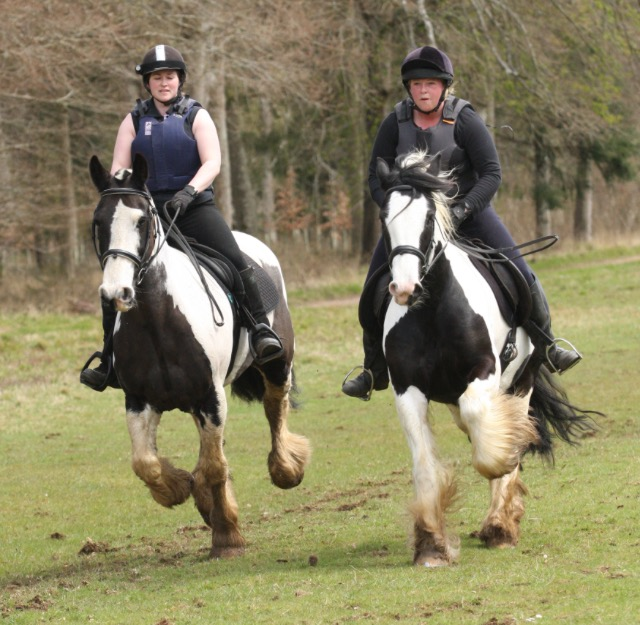
#> input picture assets/Fun Ride.jpg, 640 x 625 px
$ python tutorial_1.py
#> lines starting #> are read from the running program, lines starting #| are printed output that depends on the picture
# OpenCV
# Open Source Computer Vision

# Tech With Tim: OpenCV Python Tutorial #1 - Introduction & Images
# https://www.youtube.com/watch?v=qCR2Weh64h4&list=PLzMcBGfZo4-lUA8uGjeXhBUUzPYc6vZRn&index=1

import cv2


# ImreadModes
# https://docs.opencv.org/4.5.3/d8/d6a/group__imgcodecs__flags.html#ga61d9b0126a3e57d9277ac48327799c80
# Enumerations
# cv::ImreadModes {
#   cv::IMREAD_UNCHANGED = -1,
#   cv::IMREAD_GRAYSCALE = 0,
#   cv::IMREAD_COLOR = 1,
#   cv::IMREAD_ANYDEPTH = 2,
#   cv::IMREAD_ANYCOLOR = 4,
#   cv::IMREAD_LOAD_GDAL = 8,
#   cv::IMREAD_REDUCED_GRAYSCALE_2 = 16,
#   cv::IMREAD_REDUCED_COLOR_2 = 17,
#   cv::IMREAD_REDUCED_GRAYSCALE_4 = 32,
#   cv::IMREAD_REDUCED_COLOR_4 = 33,
#   cv::IMREAD_REDUCED_GRAYSCALE_8 = 64,
#   cv::IMREAD_REDUCED_COLOR_8 = 65,
#   cv::IMREAD_IGNORE_ORIENTATION = 128
# }
#
# IMREAD_UNCHANGED
#   If set, return the loaded image as is (with alpha channel, otherwise it gets cropped). Ignore EXIF orientation.
# IMREAD_GRAYSCALE
#   If set, always convert image to the single channel grayscale image (codec internal conversion).
# IMREAD_COLOR (Default)
#   If set, always convert image to the 3 channel BGR color image.
# img = cv2.imread("assets/Fun Ride.jpg", cv2.IMREAD_COLOR)
img = cv2.imread("assets/Fun Ride.jpg", cv2.IMREAD_GRAYSCALE)
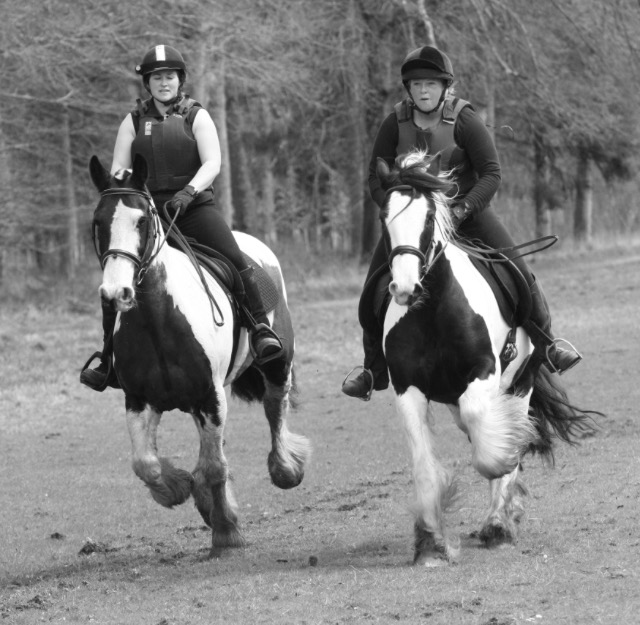
#> img: shape (625, 640); min 9, max 255, mean 126.9
# img = cv2.imread("assets/Fun Ride.jpg", cv2.IMREAD_UNCHANGED)
cv2.imshow('Image', img)  # Display the image in a window titled Image

img_resized = cv2.resize(img, (400, 400))  # 400x400 pixels
cv2.imshow('Image Resized', img_resized)

img_resized_2 = cv2.resize(img, (0, 0), fx=0.5, fy=0.5)  # half scale
cv2.imshow('Image Resized 2', img_resized_2)

img_rotated_cw = cv2.rotate(img, cv2.ROTATE_90_CLOCKWISE)  # or cv2.cv2.ROTATE_90_CLOCKWISE
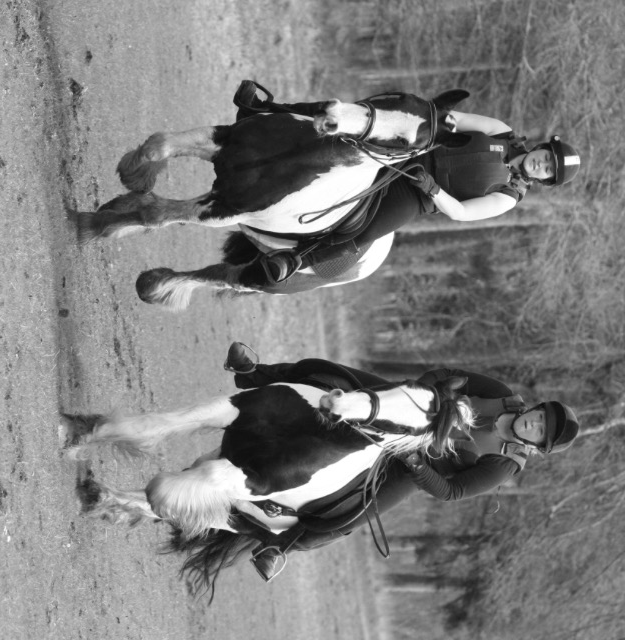
#> img_rotated_cw: shape (640, 625); min 9, max 255, mean 126.9
cv2.imshow('Image Rotate CW', img_rotated_cw)

cv2.imwrite("assets/Fun Ride Grayscale Rotated.jpg", img_rotated_cw)

cv2.waitKey(0)  # Wait for any key press (milliseconds: 0 = infinite)
cv2.destroyAllWindows()

$ run again, with assets/soccer_practice.jpg copied over assets/Fun Ride.jpg
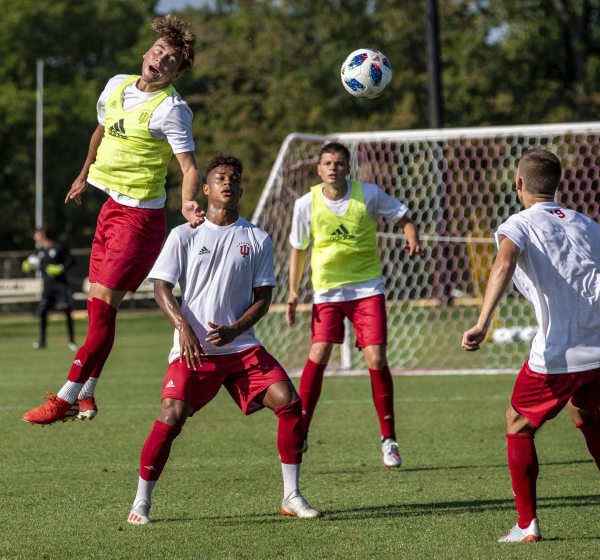
#> input picture assets/soccer_practice.jpg, 1200 x 1119 px (shown at 1/2 size)
#> `img_resized_2 = cv2.resize(img, (0, 0), fx=0.5, fy=0.5)`:
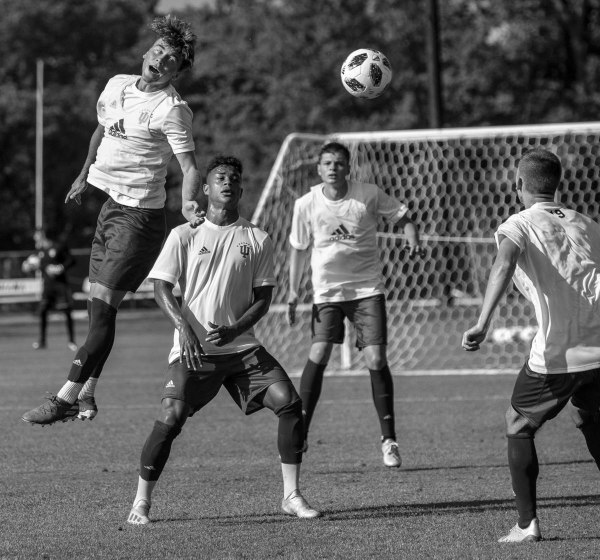
#> img_resized_2: shape (560, 600); min 0, max 255, mean 95.2
#> `img_rotated_cw = cv2.rotate(img, cv2.ROTATE_90_CLOCKWISE)`:
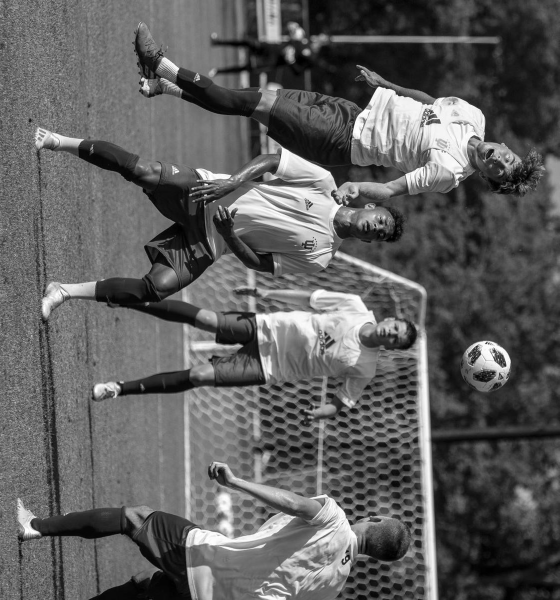
#> img_rotated_cw: shape (1200, 1119) (shown at 1/2 size); min 0, max 255, mean 95.1
